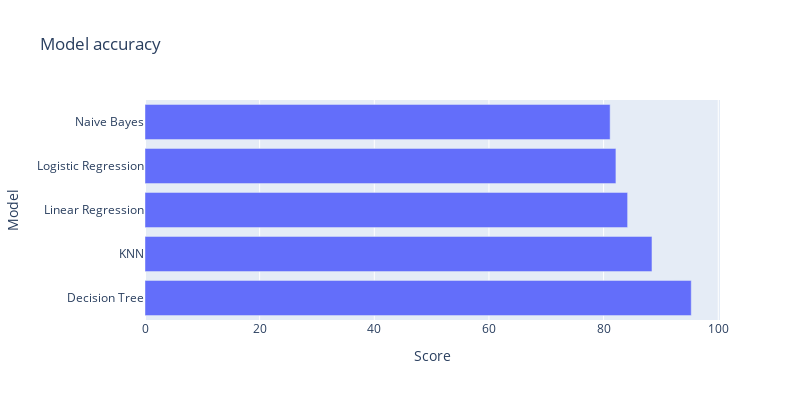

The notebook cell saved with this chart:
### Code cell
#Graphical display 

import plotly.express as pltx

fig = pltx.bar(model_acc_results,
               y="Model", x="Score",
               title = "Model accuracy",
               width = 800,height=400)
fig.show()

### Figure 1 — Plotly figure (JSON) as saved in the notebook; plotly's stock layout.template omitted (floating-point values rounded to 4 significant figures)
{"data": [{"alignmentgroup": "True", "hovertemplate": "Score=%{x}<br>Model=%{y}<extra></extra>", "legendgroup": "", "marker": {"color": "#636efa", "pattern": {"shape": ""}}, "name": "", "offsetgroup": "", "orientation": "h", "showlegend": false, "textposition": "auto", "type": "bar", "x": [95.29, 88.44, 84.19, 82.15, 81.14], "xaxis": "x", "y": ["Decision Tree", "KNN", "Linear Regression", "Logistic Regression", "Naive Bayes"], "yaxis": "y"}], "layout": {"barmode": "relative", "height": 400, "legend": {"tracegroupgap": 0}, "title": {"text": "Model accuracy"}, "width": 800, "xaxis": {"anchor": "y", "domain": [0, 1], "title": {"text": "Score"}}, "yaxis": {"anchor": "x", "domain": [0, 1], "title": {"text": "Model"}}}}
